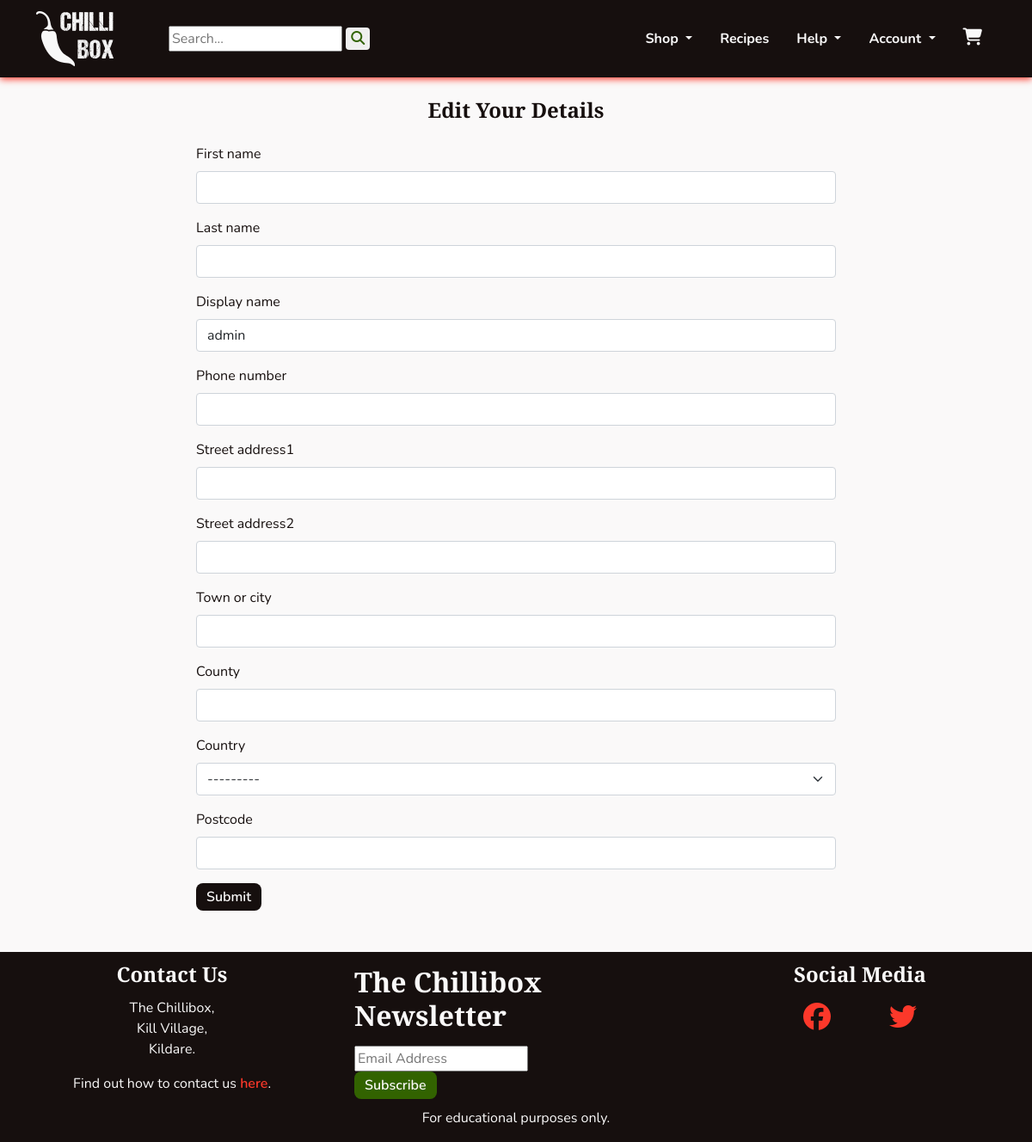
/profiles/edit_profile/ (signed in), run on an earlier commit of the app's database.
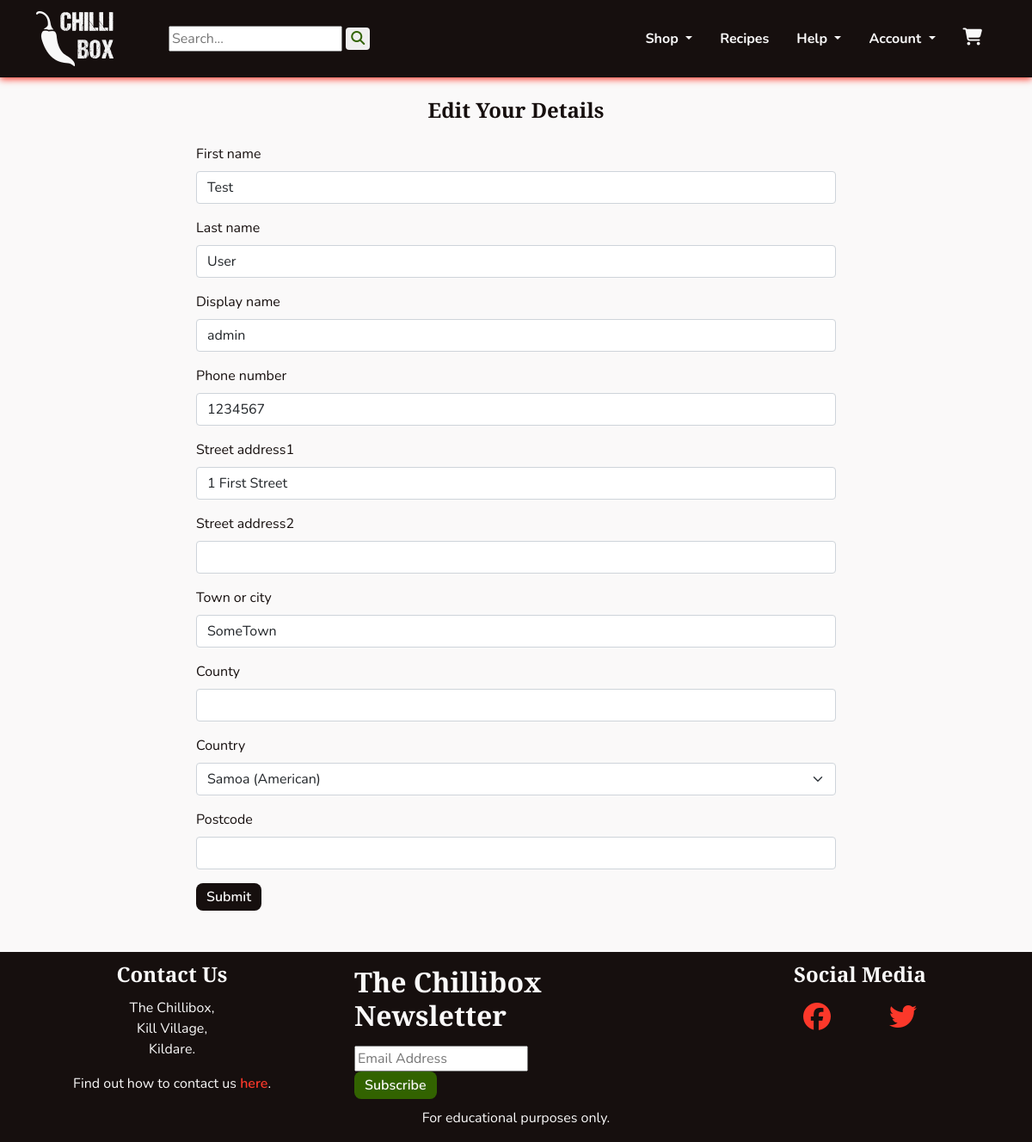
And on a later commit of the database.
### profiles/models.py (models this page shows, shortened)
class UserProfile(models.Model):
    user = models.OneToOneField(User, on_delete=models.CASCADE)
    first_name = models.CharField(max_length=40, null=True, blank=True)
    last_name = models.CharField(max_length=80, null=True, blank=True)
    display_name = models.CharField(max_length=40, null=True, blank=True)
    phone_number = models.CharField(max_length=20, null=True, blank=True)
    street_address1 = models.CharField(max_length=80, null=True, blank=True)
    street_address2 = models.CharField(max_length=80, null=True, blank=True)
    town_or_city = models.CharField(max_length=40, null=True, blank=True)
    county = models.CharField(max_length=80, null=True, blank=True)
    country = CountryField(blank_label='Country', null=True, blank=True)
    postcode = models.CharField(max_length=20, null=True, blank=True)
    class Meta:
        verbose_name_plural = "User Profiles"

### profiles/views.py (the view)
# urls.py: path('edit_profile/', views.UpdateProfile.as_view(), name='edit_profile'),
class UpdateProfile(LoginRequiredMixin, SuccessMessageMixin, UpdateView):
    model = UserProfile
    form_class = ProfileForm
    template_name = 'profiles/profile_form.html'
    success_url = '/profiles/profile/'
    success_message = 'Your details were updated successfully.'
    def get_object(self):
        return self.request.user.userprofile

### profiles/forms.py
class ProfileForm(forms.ModelForm):
    class Meta:
        model = UserProfile
        exclude = ['user']

### profiles/templates/profiles/profile_form.html (shortened to what this page needs)
{% extends 'base.html' %}
{% load crispy_forms_tags %}
{% block content %}
<section class="container-md">
    <div class="col-md-8 mx-auto">
        <h1 class="headings headings-sm text-center">Edit Your Details</h1>
        <form enctype="multipart/form-data" method="POST">
            {{ form|crispy}}
            <button class="chilli-btn" type="submit chilli-go">Submit</button>
        </form>
    </div>
</section>
{% endblock %}

What changed in the data, as far as the page shows it:
changed UserProfile "admin": first_name (not shown) → "Test"; last_name (not shown) → "User"; phone_number (not shown) → "1234567"; street_address1 (not shown) → "1 First Street"; town_or_city (not shown) → "SomeTown"; country "---------" → "Samoa (American)"
